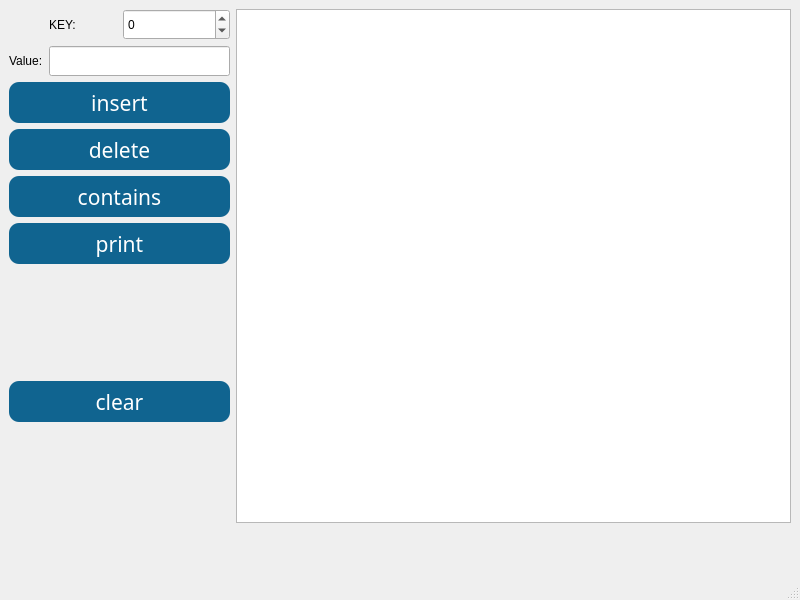
<?xml version="1.0" encoding="UTF-8"?>
<ui version="4.0">
 <class>MainWindow</class>
 <widget class="QMainWindow" name="MainWindow">
  <property name="geometry">
   <rect>
    <x>0</x>
    <y>0</y>
    <width>800</width>
    <height>600</height>
   </rect>
  </property>
  <property name="windowTitle">
   <string>MainWindow</string>
  </property>
  <widget class="QWidget" name="centralwidget">
   <layout class="QGridLayout" name="gridLayout">
    <item row="0" column="0">
     <layout class="QFormLayout" name="formLayout">
      <item row="0" column="0">
       <layout class="QVBoxLayout" name="verticalLayout_2">
        <item>
         <layout class="QHBoxLayout" name="horizontalLayout_3">
          <item alignment="Qt::AlignHCenter">
           <widget class="QLabel" name="label_4">
            <property name="maximumSize">
             <size>
              <width>70</width>
              <height>50</height>
             </size>
            </property>
            <property name="text">
             <string>KEY:</string>
            </property>
           </widget>
          </item>
          <item>
           <widget class="QSpinBox" name="inBox_2">
            <property name="minimumSize">
             <size>
              <width>91</width>
              <height>31</height>
             </size>
            </property>
            <property name="readOnly">
             <bool>false</bool>
            </property>
            <property name="minimum">
             <number>-100</number>
            </property>
            <property name="maximum">
             <number>100</number>
            </property>
           </widget>
          </item>
         </layout>
        </item>
        <item>
         <layout class="QHBoxLayout" name="horizontalLayout_4">
          <item alignment="Qt::AlignHCenter">
           <widget class="QLabel" name="label_5">
            <property name="maximumSize">
             <size>
              <width>70</width>
              <height>50</height>
             </size>
            </property>
            <property name="text">
             <string>Value:</string>
            </property>
           </widget>
          </item>
          <item>
           <widget class="QLineEdit" name="inValue">
            <property name="minimumSize">
             <size>
              <width>30</width>
              <height>30</height>
             </size>
            </property>
           </widget>
          </item>
         </layout>
        </item>
        <item>
         <widget class="QPushButton" name="On_insert_2">
          <property name="minimumSize">
           <size>
            <width>221</width>
            <height>41</height>
           </size>
          </property>
          <property name="maximumSize">
           <size>
            <width>221</width>
            <height>41</height>
           </size>
          </property>
          <property name="font">
           <font>
            <family>Futura</family>
            <pointsize>16</pointsize>
            <italic>false</italic>
            <fontweight>Medium</fontweight>
           </font>
          </property>
          <property name="styleSheet">
           <string notr="true">background-color: rgb(16, 100,144);
color: rgb(255, 255, 255);
font: 500 16pt &quot;Futura&quot;;
border-radius: 10px;
padding: 6px;</string>
          </property>
          <property name="text">
           <string>insert</string>
          </property>
         </widget>
        </item>
        <item>
         <widget class="QPushButton" name="On_delete">
          <property name="minimumSize">
           <size>
            <width>221</width>
            <height>41</height>
           </size>
          </property>
          <property name="maximumSize">
           <size>
            <width>221</width>
            <height>41</height>
           </size>
          </property>
          <property name="font">
           <font>
            <family>Futura</family>
            <pointsize>16</pointsize>
            <italic>false</italic>
            <fontweight>Medium</fontweight>
           </font>
          </property>
          <property name="styleSheet">
           <string notr="true">background-color: rgb(16, 100,144);
color: rgb(255, 255, 255);
font: 500 16pt &quot;Futura&quot;;
border-radius: 10px;
padding: 6px;</string>
          </property>
          <property name="text">
           <string>delete</string>
          </property>
         </widget>
        </item>
        <item>
         <widget class="QPushButton" name="On_contains">
          <property name="minimumSize">
           <size>
            <width>221</width>
            <height>41</height>
           </size>
          </property>
          <property name="maximumSize">
           <size>
            <width>221</width>
            <height>41</height>
           </size>
          </property>
          <property name="font">
           <font>
            <family>Futura</family>
            <pointsize>16</pointsize>
            <italic>false</italic>
            <fontweight>Medium</fontweight>
           </font>
          </property>
          <property name="styleSheet">
           <string notr="true">background-color: rgb(16, 100,144);
color: rgb(255, 255, 255);
font: 500 16pt &quot;Futura&quot;;
border-radius: 10px;
padding: 6px;</string>
          </property>
          <property name="text">
           <string>contains</string>
          </property>
         </widget>
        </item>
        <item>
         <widget class="QPushButton" name="On_print">
          <property name="minimumSize">
           <size>
            <width>221</width>
            <height>41</height>
           </size>
          </property>
          <property name="maximumSize">
           <size>
            <width>221</width>
            <height>41</height>
           </size>
          </property>
          <property name="font">
           <font>
            <family>Futura</family>
            <pointsize>16</pointsize>
            <italic>false</italic>
            <fontweight>Medium</fontweight>
           </font>
          </property>
          <property name="styleSheet">
           <string notr="true">background-color: rgb(16, 100,144);
color: rgb(255, 255, 255);
font: 500 16pt &quot;Futura&quot;;
border-radius: 10px;
padding: 6px;</string>
          </property>
          <property name="text">
           <string>print</string>
          </property>
         </widget>
        </item>
        <item alignment="Qt::AlignVCenter">
         <widget class="QPushButton" name="On_clear_2">
          <property name="minimumSize">
           <size>
            <width>221</width>
            <height>41</height>
           </size>
          </property>
          <property name="maximumSize">
           <size>
            <width>221</width>
            <height>41</height>
           </size>
          </property>
          <property name="font">
           <font>
            <family>Futura</family>
            <pointsize>16</pointsize>
            <italic>false</italic>
            <fontweight>Medium</fontweight>
           </font>
          </property>
          <property name="styleSheet">
           <string notr="true">background-color: rgb(16, 100,144);
color: rgb(255, 255, 255);
font: 500 16pt &quot;Futura&quot;;
border-radius: 10px;
padding: 6px;</string>
          </property>
          <property name="text">
           <string>clear</string>
          </property>
         </widget>
        </item>
        <item>
         <spacer name="verticalSpacer">
          <property name="orientation">
           <enum>Qt::Vertical</enum>
          </property>
          <property name="sizeType">
           <enum>QSizePolicy::Fixed</enum>
          </property>
          <property name="sizeHint" stdset="0">
           <size>
            <width>20</width>
            <height>35</height>
           </size>
          </property>
         </spacer>
        </item>
       </layout>
      </item>
      <item row="0" column="1">
       <layout class="QVBoxLayout" name="verticalLayout_3">
        <item>
         <widget class="QTextEdit" name="textEdit">
          <property name="minimumSize">
           <size>
            <width>541</width>
            <height>459</height>
           </size>
          </property>
         </widget>
        </item>
        <item>
         <widget class="QLabel" name="label">
          <property name="minimumSize">
           <size>
            <width>100</width>
            <height>40</height>
           </size>
          </property>
          <property name="text">
           <string/>
          </property>
         </widget>
        </item>
       </layout>
      </item>
     </layout>
    </item>
   </layout>
  </widget>
  <widget class="QMenuBar" name="menubar">
   <property name="geometry">
    <rect>
     <x>0</x>
     <y>0</y>
     <width>800</width>
     <height>36</height>
    </rect>
   </property>
  </widget>
  <widget class="QStatusBar" name="statusbar"/>
 </widget>
 <resources/>
 <connections/>
</ui>
